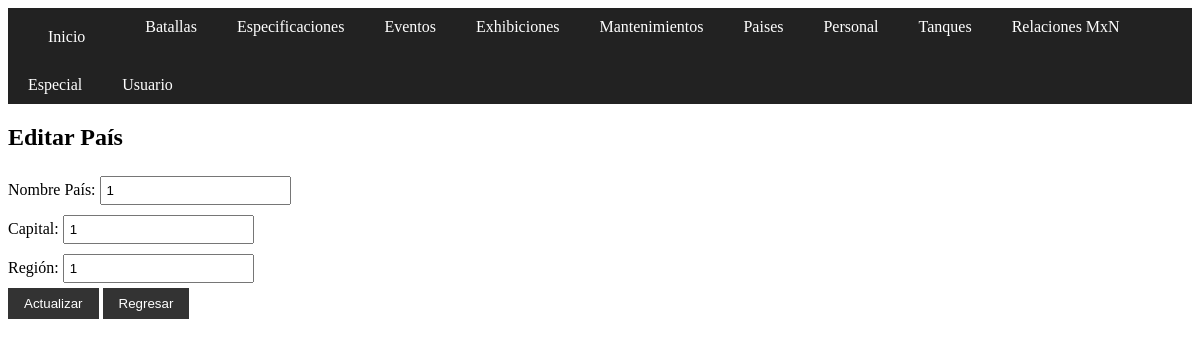
Page /paises/update.php?id=1370 on the committed database.
### tables this page shows
CREATE TABLE `paises` (
  `id_pais` int(11) NOT NULL AUTO_INCREMENT,
  `nombre_pais` varchar(100) DEFAULT NULL,
  `capital` varchar(100) DEFAULT NULL,
  `region` varchar(100) DEFAULT NULL,
  PRIMARY KEY (`id_pais`)
);

### paises/update.php (the view, shortened to what this page needs)
<?php
include_once "../config.php";
$id = $_GET['id'] ?? null;
if ($id) {
    $sql = "SELECT * FROM paises WHERE id_pais=?";
    $stmt = $conn->prepare($sql);
    $stmt->bind_param("i", $id);
    $stmt->execute();
    $result = $stmt->get_result();
    $pais = $result->fetch_assoc();
} else {
    header("Location: read.php");
    exit;
}
?>
<!DOCTYPE html>
<html>
<head>
    <link rel="stylesheet" href="../estilos.css">
</head>
<body>
<?php include "../menu.php"; ?>
<h2>Editar País</h2>
<form method="post">
    Nombre País: <input type="text" name="nombre_pais" maxlength="100" value="<?= htmlspecialchars($pais['nombre_pais']) ?>" required><br>
    Capital: <input type="text" name="capital" maxlength="100" value="<?= htmlspecialchars($pais['capital']) ?>" required><br>
    Región: <input type="text" name="region" maxlength="100" value="<?= htmlspecialchars($pais['region']) ?>" required><br>
    <input type="submit" value="Actualizar">
    <input type="submit" value="Regresar" formaction="read.php" formnovalidate>
</form>
</body>
</html>

### estilos.css (style rules this page uses)
input[type="text"], input[type="date"], input[type="number"] { padding: 5px; margin: 5px 0; }
input[type="submit"] { padding: 8px 16px; background: #333; color: #fff; border: none; }

### rows in the picture
paises: nombre_pais "1", capital "1", region "1"
